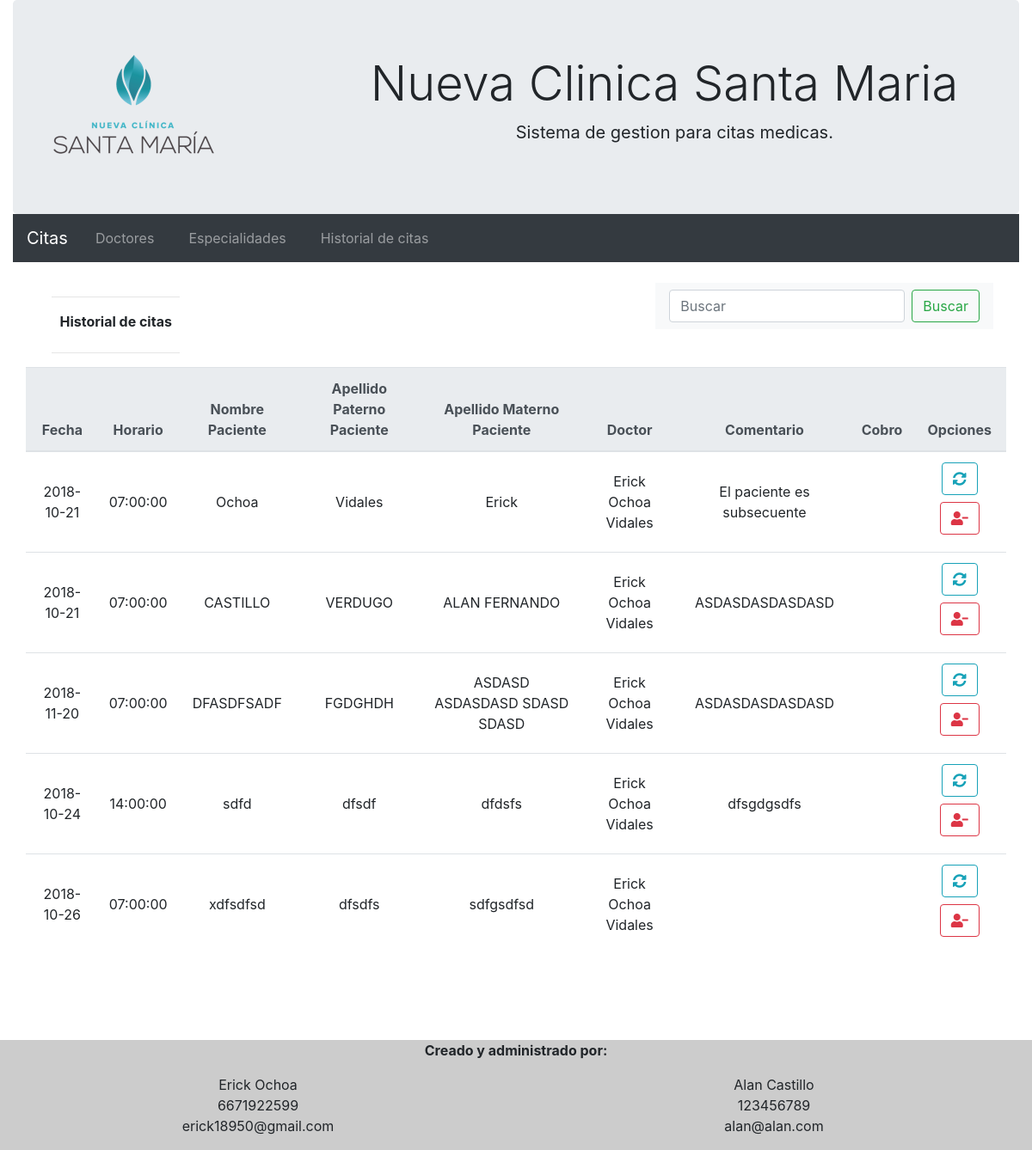
The app's page /historialdecitas.php with its own data.
### tables this page shows
CREATE TABLE `citas` (
  `id` int(11) NOT NULL,
  `hora` time DEFAULT NULL,
  `fecha` date NOT NULL,
  `nombre` varchar(100) DEFAULT NULL,
  `doctor` varchar(100) DEFAULT NULL,
  `comentario` varchar(500) DEFAULT NULL,
  `cobro` float DEFAULT NULL,
  `activa` tinyint(1) NOT NULL,
  `appt` varchar(50) NOT NULL,
  `apmt` varchar(50) NOT NULL
);

### historialdecitas.php (the view)
<?php
	include('header.php');
	$conexion = mysqli_connect('localhost','root','');
    mysqli_select_db($conexion,'ncsm');
    $sql = "SELECT id FROM citas ORDER by ID DESC LIMIT 1";
    $resultado = mysqli_query($conexion,$sql);
    $tuplas = mysqli_fetch_assoc($resultado);
?>
<div class="container">
	<br>
	<nav class="navbar navbar-light bg-light" style="float: right;">
  		<form class="form-inline">
    		<input class="form-control mr-sm-2" type="text" placeholder="Buscar">
    		<button class="btn btn-outline-success my-2 my-sm-0" type="submit">Buscar</button>
  		</form>
	</nav>
	<div class="row">
		<div class="col-3 text-center">
			<hr>
			<label> <b>Historial de citas</b> </label>
			<hr>
		</div>
	</div>
	<div class="row table-responsive-sm">
		<table id="citasdehoy" class="table col-12 text-center">
			<thead class="thead-light">
				<tr>
					<th>Fecha</th>
					<th>Horario</th>
					<th>Nombre Paciente</th>
					<th>Apellido Paterno Paciente</th>
					<th>Apellido Materno Paciente</th>
					<th>Doctor</th>
					<th>Comentario</th>
					<th>Cobro</th>
					<th>Opciones</th>
				</tr>
			</thead>
			<tbody>
                <?php
                    $i=1;
                    while($i <= $tuplas['id'])
                    {
                        $cmd = 'select * from citas where id ='.$i.'';
                        $resul = mysqli_query($conexion,$cmd);
                        $datos=mysqli_fetch_assoc($resul);
                        if ($datos['activa'] == 1 && $datos['nombre']!="")
                        {
							?>
                            <tr>
                            	<td class = "align-middle"><?php echo $datos['fecha']?></td>
                                <td class = "align-middle"><?php echo $datos['hora']?></td>
								<td class = "align-middle"><?php echo $datos['appt']?></td>
								<td class = "align-middle"><?php echo $datos['apmt']?></td>
                                <td class = "align-middle"><?php echo $datos['nombre']?></td>
                                <td class = "align-middle"><?php echo $datos['doctor']?></td>
                                <td class = "align-middle"><?php echo $datos['comentario']?></td>
                                <td class = "align-middle"><?php echo $datos['cobro']?></td>
                                <td class = "align-middle">
								<a class="btn btn-outline-info" href="menu.php?op=1&citaid=<?php echo $datos['id']; ?>">
								<i class="fas fa-sync-alt"></i>
								</a><a class="btn btn-outline-danger m-2" href="menu.php?op=5&citaid=<?php echo $datos['id']; ?>"><i class="fas fa-user-minus"></i>
								</a></td>
                            </tr>
							<?php
                        }
                        $i++;
                    }
                ?>
            </tbody>
	</table>
</div>
</div>
<?php
	include('footer.php');
?>

### records on screen
citas: fecha "2018-10-21", hora "07:00:00", appt "Ochoa", apmt "Vidales", nombre "Erick", doctor "Erick Ochoa Vidales", comentario "El paciente es subsecuente"
citas: fecha "2018-10-21", hora "07:00:00", appt "CASTILLO", apmt "VERDUGO", nombre "ALAN FERNANDO", doctor "Erick Ochoa Vidales", comentario "ASDASDASDASDASD"
citas: fecha "2018-11-20", hora "07:00:00", appt "DFASDFSADF", apmt "FGDGHDH", nombre "ASDASD ASDASDASD SDASD SDASD", doctor "Erick Ochoa Vidales", comentario "ASDASDASDASDASD"
citas: fecha "2018-10-24", hora "14:00:00", appt "sdfd", apmt "dfsdf", nombre "dfdsfs", doctor "Erick Ochoa Vidales", comentario "dfsgdgsdfs"
citas: fecha "2018-10-26", hora "07:00:00", appt "xdfsdfsd", apmt "dfsdfs", nombre "sdfgsdfsd", doctor "Erick Ochoa Vidales"
